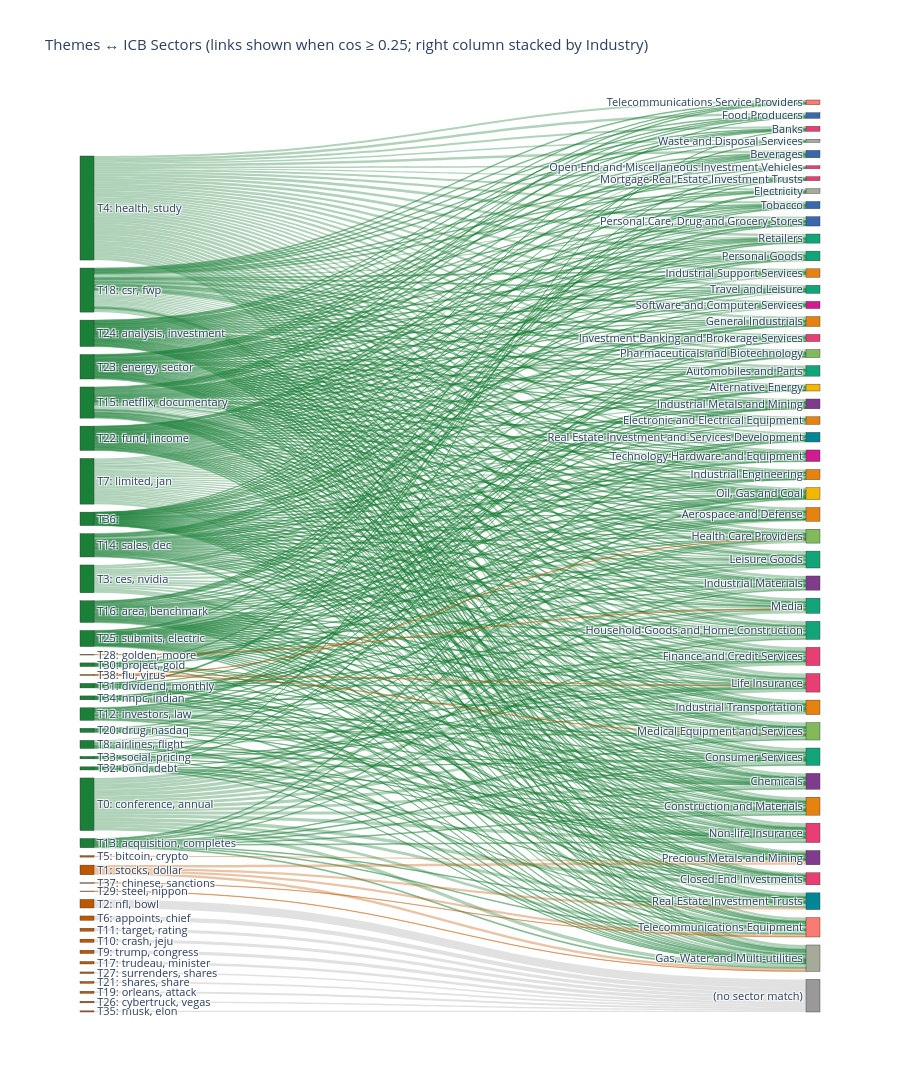

The notebook cell saved with this chart:
### Markdown cell above
## 5. Sankey + drill-down HTML

**Sankey** — left: themes (color = bucket), right: ICB Sectors **stacked by Industry** (color = Industry). Each link is drawn when `cosine ≥ TAU_SHOW`; width ∝ `cosine × n_docs`. Themes that match no sector flow into a gray `(no sector match)` sink.

**Drill-down** below the chart: for each theme, the 10 headlines most similar to the theme centroid.

### Code cell
import html as html_lib

TAU_SHOW = 0.25                # minimum cosine for a theme→sector link
TOP_HEADLINES_PER_THEME = 10

# --- Sankey nodes ---
INDUSTRY_PALETTE = px.colors.qualitative.Bold + px.colors.qualitative.Set3
INDUSTRY_ORDER = sector_meta["industry"].drop_duplicates().tolist()
INDUSTRY_COLORS = {ind: INDUSTRY_PALETTE[i % len(INDUSTRY_PALETTE)] for i, ind in enumerate(INDUSTRY_ORDER)}

theme_labels = []
for _, r in themes.iterrows():
    short_kws = ", ".join(k.strip() for k in (r["keywords"] or "").split(",")[:2] if k.strip())
    theme_labels.append(f"T{int(r['topic'])}: {short_kws[:32]}")
sector_labels = sector_meta["sector"].tolist()
novel_label = "(no sector match)"

node_labels = theme_labels + sector_labels + [novel_label]
n_themes, n_sectors = len(theme_labels), len(sector_labels)
novel_idx = n_themes + n_sectors

theme_colors = ["#1a7f37" if b == "aligned" else "#bf5700" for b in themes["bucket"]]
sector_colors = [INDUSTRY_COLORS[ind] for ind in sector_meta["industry"]]
node_colors = theme_colors + sector_colors + ["#999"]

# --- Sankey links ---
sources, targets, values, link_colors, link_hover = [], [], [], [], []
for i, row in themes.iterrows():
    t = int(row["topic"])
    cos_row = sim[valid_topics.index(t)]
    above = [(j, c) for j, c in enumerate(cos_row) if c >= TAU_SHOW]
    if above:
        link_rgba = "rgba(26,127,55,0.35)" if row["bucket"] == "aligned" else "rgba(191,87,0,0.35)"
        for j, c in above:
            sources.append(i)
            targets.append(n_themes + j)
            values.append(float(c * row["n_docs"]))
            link_colors.append(link_rgba)
            link_hover.append(
                f"theme {t}: {row['keywords']}<br>→ {sector_labels[j]} "
                f"({sector_meta['industry'].iloc[j]})<br>cos={c:.2f} · n_docs={row['n_docs']}"
            )
    else:
        sources.append(i)
        targets.append(novel_idx)
        values.append(float(row["n_docs"]))
        link_colors.append("rgba(170,170,170,0.35)")
        link_hover.append(f"theme {t}: {row['keywords']}<br>no sector ≥ {TAU_SHOW}")

fig_sankey = go.Figure(
    go.Sankey(
        arrangement="snap",
        node={
            "label": node_labels,
            "color": node_colors,
            "pad": 8,
            "thickness": 14,
            "line": {"color": "#333", "width": 0.4},
        },
        link={
            "source": sources,
            "target": targets,
            "value": values,
            "color": link_colors,
            "customdata": link_hover,
            "hovertemplate": "%{customdata}<extra></extra>",
        },
    )
)
fig_sankey.update_layout(
    title=f"Themes ↔ ICB Sectors (links shown when cos ≥ {TAU_SHOW}; right column stacked by Industry)",
    height=max(700, 22 * (n_themes + n_sectors)),
    font={"size": 11},
)

# --- Combined HTML: Sankey + per-theme drill-down ---
sim_to_centroid = news_emb @ centroids.T  # (N, n_topics)

parts = [
    "<html><head><meta charset='utf-8'><title>Themes v0</title>"
    "<style>"
    "body{font-family:-apple-system,Segoe UI,sans-serif;max-width:1200px;margin:24px auto;padding:0 16px;color:#222;}"
    "h1{margin-bottom:4px;}"
    "h2{margin-top:36px;border-bottom:1px solid #eee;padding-bottom:4px;}"
    "h3{margin-top:24px;}"
    ".meta{color:#666;font-size:13px;}"
    ".aligned{color:#1a7f37;font-weight:600;}"
    ".novel{color:#bf5700;font-weight:600;}"
    "li{margin:4px 0;}"
    "code{background:#f3f3f3;padding:1px 4px;border-radius:3px;}"
    "</style></head><body>",
    "<h1>Themes v0</h1>",
    f"<p class='meta'>{DATE_START[:10]} → {DATE_END[:10]} · "
    f"{len(norm_headlines):,} headlines · {len(themes)} themes · "
    f"embedder <code>{EMBEDDING_MODEL}</code> · τ_show={TAU_SHOW} · τ_cov={TAU_COV}</p>",
    fig_sankey.to_html(full_html=False, include_plotlyjs="cdn"),
    "<h2>Per-theme drill-down</h2>",
]

for _, row in themes.iterrows():
    t = int(row["topic"])
    col = valid_topics.index(t)
    in_topic = np.where(topics_arr == t)[0]
    scores = sim_to_centroid[in_topic, col]
    top_idx = in_topic[np.argsort(-scores)[:TOP_HEADLINES_PER_THEME]]
    cls = "aligned" if row["bucket"] == "aligned" else "novel"
    parts.append(
        f"<h3>Theme {t} — <span class='{cls}'>{row['bucket']}</span></h3>"
        f"<p class='meta'>{row['n_docs']:,} headlines · nearest sector "
        f"<b>{html_lib.escape(row['nearest_sector'])}</b> "
        f"({html_lib.escape(row['nearest_industry'])}) · cos={row['max_cos']:.2f}<br>"
        f"keywords: <code>{html_lib.escape(row['keywords'])}</code></p><ul>"
    )
    for i in top_idx:
        parts.append(f"<li>{html_lib.escape(norm_headlines[i])}</li>")
    parts.append("</ul>")
parts.append("</body></html>")

OUTPUT_HTML.write_text("\n".join(parts), encoding="utf-8")
print(f"Wrote {OUTPUT_HTML}")
fig_sankey.show()

### Figure 1 — Plotly figure (JSON) as saved in the notebook; plotly's stock layout.template omitted (floating-point values rounded to 4 significant figures; data arrays with more than 128 entries replaced by an {"elided": "..."} marker saying what was removed)
{"data": [{"arrangement": "snap", "link": {"color": {"elided": "549 str values"}, "customdata": {"elided": "549 str values"}, "hovertemplate": "%{customdata}<extra></extra>", "source": {"elided": "549 int values"}, "target": {"elided": "549 int values"}, "value": {"elided": "549 float values"}}, "node": {"color": ["#1a7f37", "#1a7f37", "#1a7f37", "#1a7f37", "#1a7f37", "#1a7f37", "#1a7f37", "#1a7f37", "#1a7f37", "#1a7f37", "#1a7f37", "#1a7f37", "#1a7f37", "#1a7f37", "#1a7f37", "#1a7f37", "#1a7f37", "#1a7f37", "#1a7f37", "#1a7f37", "#1a7f37", "#1a7f37", "#bf5700", "#bf5700", "#bf5700", "#bf5700", "#bf5700", "#bf5700", "#bf5700", "#bf5700", "#bf5700", "#bf5700", "#bf5700", "#bf5700", "#bf5700", "#bf5700", "#bf5700", "#bf5700", "#bf5700", "rgb(127, 60, 141)", "rgb(127, 60, 141)", "rgb(127, 60, 141)", "rgb(127, 60, 141)", "rgb(17, 165, 121)", "rgb(17, 165, 121)", "rgb(17, 165, 121)", "rgb(17, 165, 121)", "rgb(17, 165, 121)", "rgb(17, 165, 121)", "rgb(17, 165, 121)", "rgb(17, 165, 121)", "rgb(57, 105, 172)", "rgb(57, 105, 172)", "rgb(57, 105, 172)", "rgb(57, 105, 172)", "rgb(242, 183, 1)", "rgb(242, 183, 1)", "rgb(231, 63, 116)", "rgb(231, 63, 116)", "rgb(231, 63, 116)", "rgb(231, 63, 116)", "rgb(231, 63, 116)", "rgb(231, 63, 116)", "rgb(231, 63, 116)", "rgb(231, 63, 116)", "rgb(128, 186, 90)", "rgb(128, 186, 90)", "rgb(128, 186, 90)", "rgb(230, 131, 16)", "rgb(230, 131, 16)", "rgb(230, 131, 16)", "rgb(230, 131, 16)", "rgb(230, 131, 16)", "rgb(230, 131, 16)", "rgb(230, 131, 16)", "rgb(0, 134, 149)", "rgb(0, 134, 149)", "rgb(207, 28, 144)", "rgb(207, 28, 144)", "rgb(249, 123, 114)", "rgb(249, 123, 114)", "rgb(165, 170, 153)", "rgb(165, 170, 153)", "rgb(165, 170, 153)", "#999"], "label": ["T4: health, study", "T18: csr, fwp", "T23: energy, sector", "T25: submits, electric", "T22: fund, income", "T24: analysis, investment", "T14: sales, dec", "T15: netflix, documentary", "T36: ", "T31: dividend, monthly", "T30: project, gold", "T3: ces, nvidia", "T7: limited, jan", "T12: investors, law", "T16: area, benchmark", "T34: nnpc, indian", "T8: airlines, flight", "T20: drug, nasdaq", "T0: conference, annual", "T33: social, pricing", "T13: acquisition, completes", "T32: bond, debt", "T38: flu, virus", "T5: bitcoin, crypto", "T1: stocks, dollar", "T37: chinese, sanctions", "T28: golden, moore", "T29: steel, nippon", "T11: target, rating", "T27: surrenders, shares", "T6: appoints, chief", "T17: trudeau, minister", "T21: shares, share", "T10: crash, jeju", "T2: nfl, bowl", "T35: musk, elon", "T9: trump, congress", "T26: cybertruck, vegas", "T19: orleans, attack", "Chemicals", "Industrial Materials", "Industrial Metals and Mining", "Precious Metals and Mining", "Automobiles and Parts", "Consumer Services", "Household Goods and Home Construction", "Leisure Goods", "Media", "Personal Goods", "Retailers", "Travel and Leisure", "Beverages", "Food Producers", "Personal Care, Drug and Grocery Stores", "Tobacco", "Alternative Energy", "Oil, Gas and Coal", "Banks", "Closed End Investments", "Finance and Credit Services", "Investment Banking and Brokerage Services", "Life Insurance", "Mortgage Real Estate Investment Trusts", "Non-life Insurance", "Open End and Miscellaneous Investment Vehicles", "Health Care Providers", "Medical Equipment and Services", "Pharmaceuticals and Biotechnology", "Aerospace and Defense", "Construction and Materials", "Electronic and Electrical Equipment", "General Industrials", "Industrial Engineering", "Industrial Support Services", "Industrial Transportation", "Real Estate Investment Trusts", "Real Estate Investment and Services Development", "Software and Computer Services", "Technology Hardware and Equipment", "Telecommunications Equipment", "Telecommunications Service Providers", "Electricity", "Gas, Water and Multi-utilities", "Waste and Disposal Services", "(no sector match)"], "line": {"color": "#333", "width": 0.4}, "pad": 8, "thickness": 14}, "type": "sankey"}], "layout": {"font": {"size": 11}, "height": 1848, "title": {"text": "Themes ↔ ICB Sectors (links shown when cos ≥ 0.25; right column stacked by Industry)"}}}
